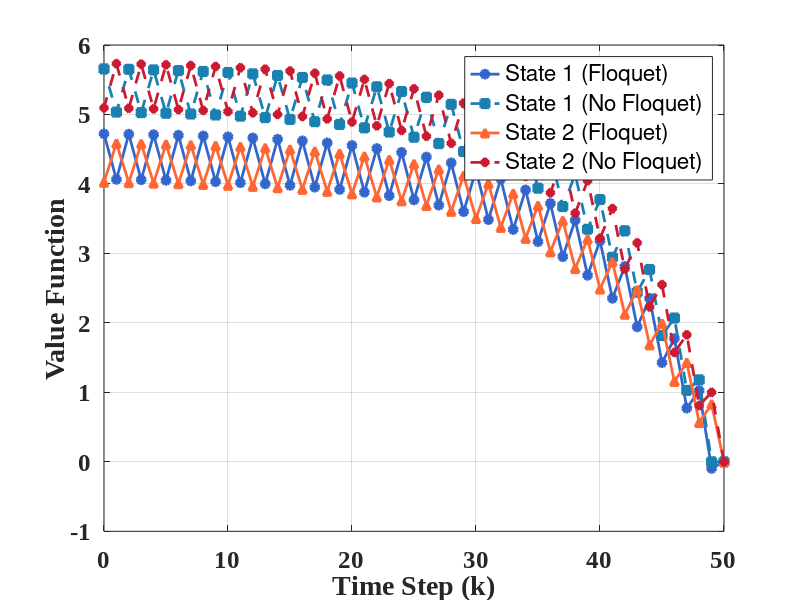
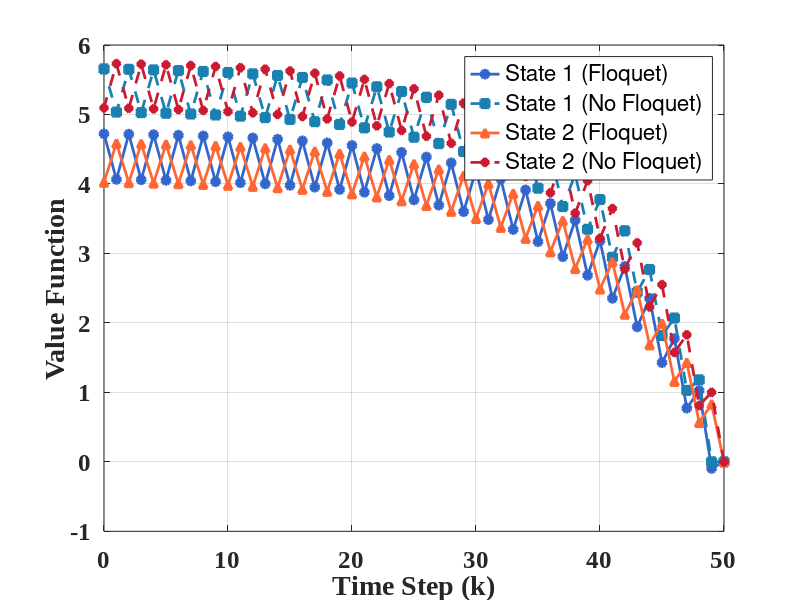

Source code (MATLAB) for these figures, in order:
% Define the transition matrices for a PMDP with period τ=2
P0 = [0.8, 0.2; 0.1, 0.9];
P1 = [0.9, 0.1; 0.3, 0.7];

% Compute the monodromy matrix (product over one period)
P = P0 * P1;

% Compute the Floquet matrix as the square root of the monodromy matrix
tilde_P = sqrtm(P);

% Compute the transformation matrices Lambda_0 and Lambda_1
Lambda_0 = eye(size(P, 1));  % Identity matrix for Lambda_0
Lambda_1 = P0 * inv(tilde_P);  % Compute Lambda_1

% Define the reward vectors R0 and R1
R0 = [1; 0];  % Example reward vector for time step 0
R1 = [0; 1];  % Example reward vector for time step 1

% Transform the reward vectors
R0_transformed = inv(Lambda_0) * R0;
R1_transformed = inv(Lambda_1) * R1;

% Define discount factor
alpha = 0.9;

% Initialize value function at the final time step J_T (we assume it is known)
J_T = [0.0; 0.0];  % Example value function at the final time step

% Set the total number of time steps (we will calculate recursively from T to 0)
T = 50;  % Number of time steps to simulate
J_values_floquet = [];  % List to store value functions with Floquet transformation
J_values_no_floquet = [];  % List to store value functions without Floquet transformation

% Start the recursive Bellman equation from the final time step
J_k_floquet = J_T;
J_values_floquet = [J_values_floquet, J_k_floquet];  % Add the initial J_T to the list

J_k_no_floquet = J_T;
J_values_no_floquet = [J_values_no_floquet, J_k_no_floquet];  % Add the initial J_T to the list

% Recursively compute J_k for each time step with the Floquet transformation
for t = T-1:-1:0
    % With Floquet transformation (using tilde_P and transformed rewards)
    if mod(t, 2) == 0  % For even time steps, use R0_transformed
        J_k_floquet = R0_transformed + alpha * (tilde_P * J_k_floquet);
    else  % For odd time steps, use R1_transformed
        J_k_floquet = R1_transformed + alpha * (tilde_P * J_k_floquet);
    end
    
    J_values_floquet = [J_values_floquet, J_k_floquet];
    
    % Without Floquet transformation (using original transition matrices P0, P1)
    if mod(t, 2) == 0  % For even time steps, use R0
        J_k_no_floquet = R0 + alpha * (P0 * J_k_no_floquet);
    else  % For odd time steps, use R1
        J_k_no_floquet = R1 + alpha * (P1 * J_k_no_floquet);
    end
    
    J_values_no_floquet = [J_values_no_floquet, J_k_no_floquet];
end

% Reverse the order of the time steps for backward iteration
time_steps = T:-1:0;

% Plot the evolution of J_k over time for both methods (backward iteration)
figure('Position', [100, 100, 800, 550]); set(gcf, 'Color', 'w');

% Plot value functions for the state 1
plot(time_steps, J_values_floquet(1, :), '-', 'Color', [0.2, 0.4, 0.8], 'LineWidth', 2, 'Marker', 'o', 'MarkerFaceColor', [0.2, 0.4, 0.8], 'DisplayName', 'State 1 (Floquet)'); hold on;
plot(time_steps, J_values_no_floquet(1, :), '--', 'Color', [0.1, 0.5, 0.7], 'LineWidth', 2, 'Marker', 's', 'MarkerFaceColor', [0.1, 0.5, 0.7], 'DisplayName', 'State 1 (No Floquet)');

% Plot value functions for the state 2
plot(time_steps, J_values_floquet(2, :), '-', 'Color', [1, 0.4, 0.2], 'LineWidth', 2, 'Marker', '^', 'MarkerFaceColor', [1, 0.4, 0.2], 'DisplayName', 'State 2 (Floquet)');
plot(time_steps, J_values_no_floquet(2, :), '--', 'Color', [0.8, 0.1, 0.2], 'LineWidth', 2, 'Marker', 'd', 'MarkerFaceColor', [0.8, 0.1, 0.2], 'DisplayName', 'State 2 (No Floquet)');

% Adding labels and title
xlabel('Time Step (k)', 'FontName', 'Times New Roman', 'FontSize', 20, 'FontWeight', 'bold');
ylabel('Value Function', 'FontName', 'Times New Roman', 'FontSize', 20, 'FontWeight', 'bold');
legend('Location', 'best');
grid on;
set(gca, 'FontName', 'Times New Roman', 'FontSize', 18, 'FontWeight', 'bold');


% --- PLOT: ΔJ_k(x) ---
% For simplicity, let's compute the residuals ΔJ for both methods
Delta_J_floquet = diff(J_values_floquet, 1, 2);  % Residuals for Floquet method
Delta_J_no_floquet = diff(J_values_no_floquet, 1, 2);  % Residuals for No Floquet method

figure('Position', [100, 100, 800, 500]); set(gcf, 'Color', 'w');
% Plot value functions for the state 1
plot(time_steps, J_values_floquet(1, :), '-', 'Color', [0.2, 0.4, 0.8], 'LineWidth', 2, 'Marker', 'o', 'MarkerFaceColor', [0.2, 0.4, 0.8], 'DisplayName', 'State 1 (Floquet)'); hold on;
plot(time_steps, J_values_no_floquet(1, :), '--', 'Color', [0.1, 0.5, 0.7], 'LineWidth', 2, 'Marker', 's', 'MarkerFaceColor', [0.1, 0.5, 0.7], 'DisplayName', 'State 1 (No Floquet)');

% Plot value functions for the state 2
plot(time_steps, J_values_floquet(2, :), '-', 'Color', [1, 0.4, 0.2], 'LineWidth', 2, 'Marker', '^', 'MarkerFaceColor', [1, 0.4, 0.2], 'DisplayName', 'State 2 (Floquet)');
plot(time_steps, J_values_no_floquet(2, :), '--', 'Color', [0.8, 0.1, 0.2], 'LineWidth', 2, 'Marker', 'd', 'MarkerFaceColor', [0.8, 0.1, 0.2], 'DisplayName', 'State 2 (No Floquet)');

% Adding labels and title
xlabel('Time Step (k)', 'FontName', 'Times New Roman', 'FontSize', 20, 'FontWeight', 'bold');
ylabel('Value Function', 'FontName', 'Times New Roman', 'FontSize', 20, 'FontWeight', 'bold');
legend('Location', 'best');
grid on;
set(gca, 'FontName', 'Times New Roman', 'FontSize', 18, 'FontWeight', 'bold');

